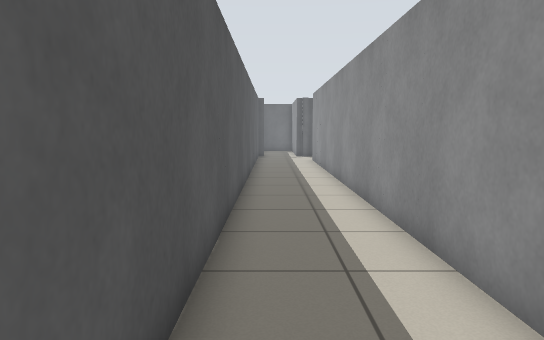
[1] (above)

13 first-person views from a walk through a world built for the Player/Stage simulator. The camera is 0.94 m above the floor, tilts 6° down and sees 70° across. Floor lines are 1 m apart. The floor is counted in squares, 0.5 m on a side. Each view is taken from the middle of a square. On the plan, view 1 faces up. The plan holds only what a view shows up to about 19 squares ahead; the rest is blank. The place goes on beyond the plan. Robots are left out.

[2]
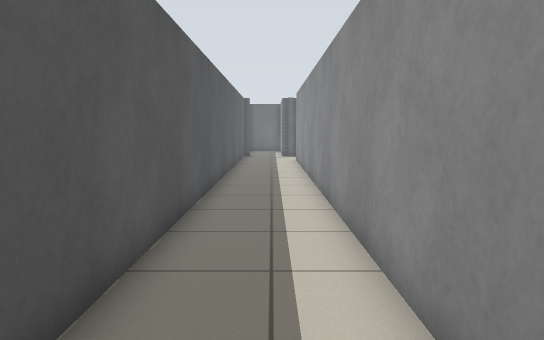

[3]
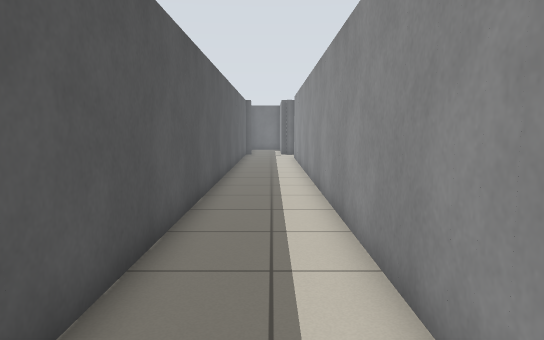

[4]
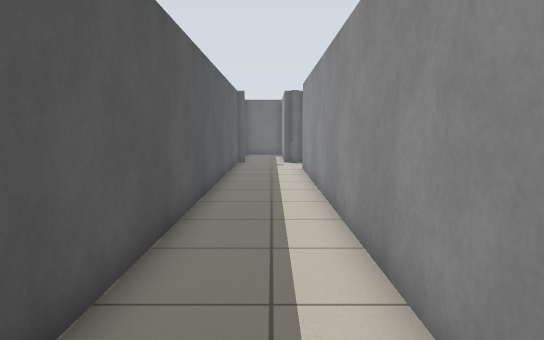

[5]
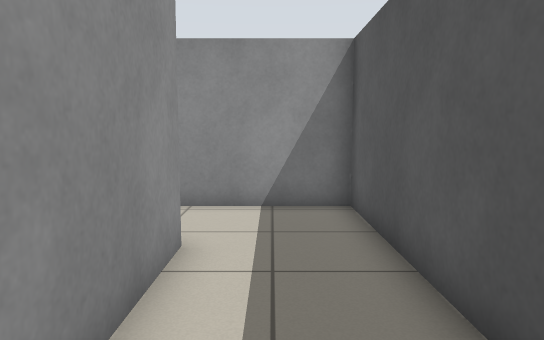

[6]
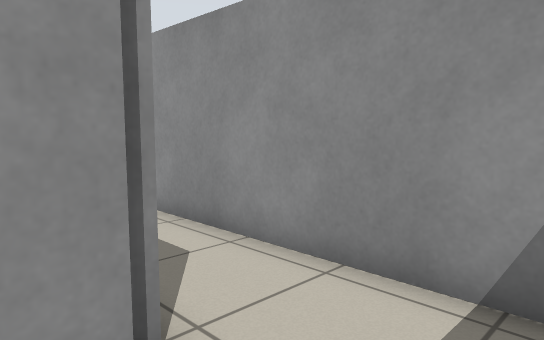

[7]
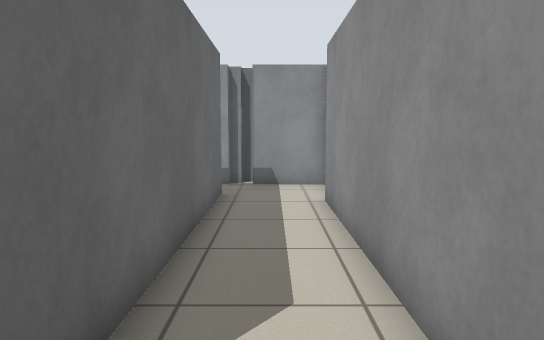

[8]
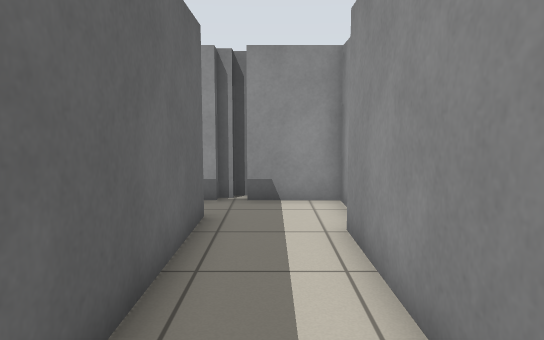

[9]
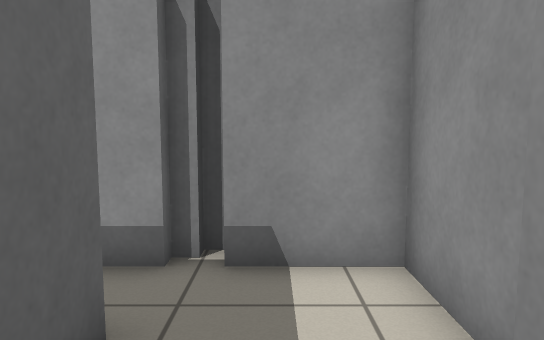

[10]
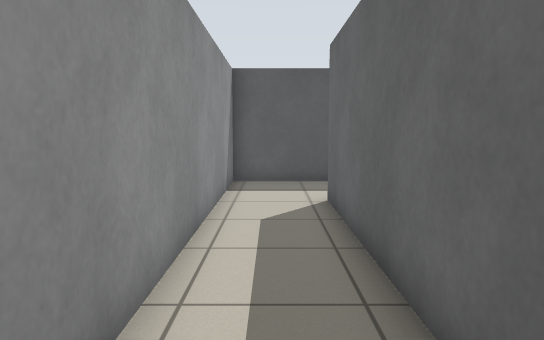

[11]
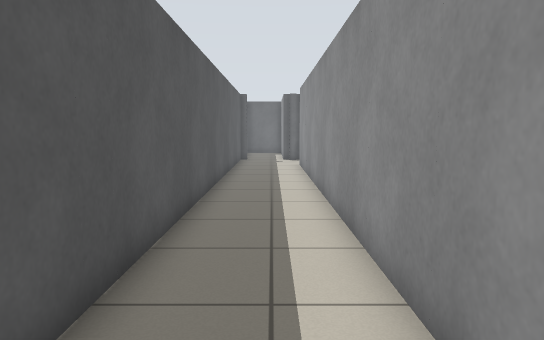

[12]
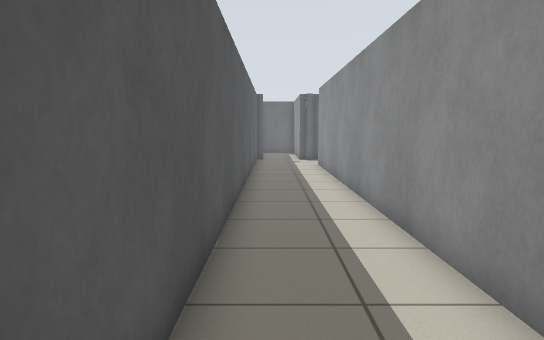

[13]
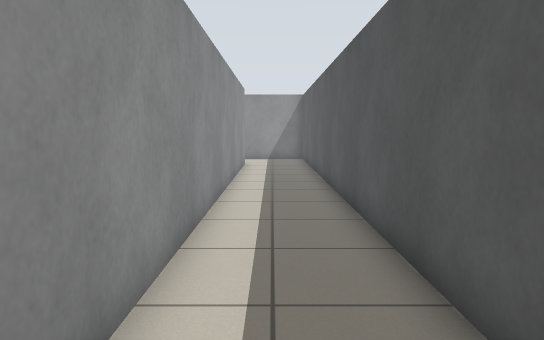

### Floor plan
Points are (right, up) in squares from view 1. A wall is a line through its corners. A room is listed if a view was taken in it or the views show most of it. See-through windows are left out.
Room 1 (views 1, 2, 3, 4, 5, 6, 7, 11, 12, 13)
walls: (2.5, -0.1) (2.5, 21.5); (-0.9, 21.5) (-0.9, -3.4) (2.6, -3.4)
ways out: opening at (3, -2) to room 2
Room 2 (views 8, 9, 10)
walls: (11.8, -3.8) (14.2, -3.8) (14.2, -1.2); (12.4, -0.5) (2.8, -0.5); (14.2, -0.5) (14.2, 0.4); (14.5, -0.9) (14.5, -0.5); (14.9, -1.4) (14.9, -0.9); (2.6, -3.4) (11.2, -3.4)
ways out: opening at (3, -2) to room 1

Where each view was taken, in squares from view 1:
view 1: 0 up, 0 right, facing up
view 2: 0 up, 1 right, facing up
view 3: 2 down, 1 right, facing up
view 4: 5 up, 1 right, facing up
view 5: 6 up, 1 right, facing down
view 6: 1 up, 0 right, facing down-right
view 7: 2 down, 1 right, facing right
view 8: 2 down, 4 right, facing right
view 9: 2 down, 9 right, facing right
view 10: 2 down, 13 right, facing left
view 11: 3 up, 1 right, facing up
view 12: 3 up, 0 right, facing up
view 13: 21 up, 1 right, facing down
